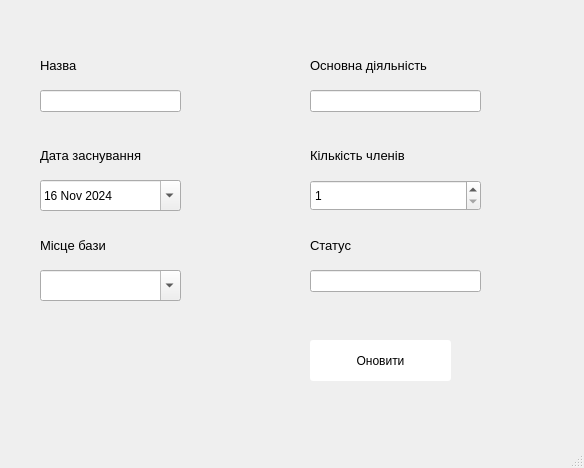
<?xml version="1.0" encoding="UTF-8"?>
<ui version="4.0">
 <class>MainWindow</class>
 <widget class="QMainWindow" name="MainWindow">
  <property name="geometry">
   <rect>
    <x>0</x>
    <y>0</y>
    <width>584</width>
    <height>468</height>
   </rect>
  </property>
  <property name="windowTitle">
   <string>Редагування угруповування</string>
  </property>
  <widget class="QWidget" name="centralwidget">
   <widget class="QLabel" name="label_8">
    <property name="geometry">
     <rect>
      <x>40</x>
      <y>140</y>
      <width>151</width>
      <height>31</height>
     </rect>
    </property>
    <property name="font">
     <font>
      <pointsize>10</pointsize>
     </font>
    </property>
    <property name="text">
     <string>Дата заснування</string>
    </property>
   </widget>
   <widget class="QLabel" name="label_2">
    <property name="geometry">
     <rect>
      <x>40</x>
      <y>50</y>
      <width>111</width>
      <height>31</height>
     </rect>
    </property>
    <property name="font">
     <font>
      <pointsize>10</pointsize>
     </font>
    </property>
    <property name="text">
     <string>Назва</string>
    </property>
   </widget>
   <widget class="QLabel" name="label_10">
    <property name="geometry">
     <rect>
      <x>310</x>
      <y>140</y>
      <width>151</width>
      <height>31</height>
     </rect>
    </property>
    <property name="font">
     <font>
      <pointsize>10</pointsize>
     </font>
    </property>
    <property name="text">
     <string>Кількість членів</string>
    </property>
   </widget>
   <widget class="QLabel" name="label_11">
    <property name="geometry">
     <rect>
      <x>310</x>
      <y>50</y>
      <width>171</width>
      <height>31</height>
     </rect>
    </property>
    <property name="font">
     <font>
      <pointsize>10</pointsize>
     </font>
    </property>
    <property name="text">
     <string>Основна діяльність</string>
    </property>
   </widget>
   <widget class="QLabel" name="label_34">
    <property name="geometry">
     <rect>
      <x>310</x>
      <y>230</y>
      <width>151</width>
      <height>31</height>
     </rect>
    </property>
    <property name="font">
     <font>
      <pointsize>10</pointsize>
     </font>
    </property>
    <property name="text">
     <string>Статус</string>
    </property>
   </widget>
   <widget class="QDateEdit" name="dateEdit">
    <property name="geometry">
     <rect>
      <x>40</x>
      <y>180</y>
      <width>141</width>
      <height>31</height>
     </rect>
    </property>
    <property name="inputMethodHints">
     <set>Qt::ImhDate|Qt::ImhPreferNumbers</set>
    </property>
    <property name="calendarPopup">
     <bool>true</bool>
    </property>
    <property name="date">
     <date>
      <year>2024</year>
      <month>11</month>
      <day>16</day>
     </date>
    </property>
   </widget>
   <widget class="QPushButton" name="pushButton_2">
    <property name="geometry">
     <rect>
      <x>310</x>
      <y>340</y>
      <width>141</width>
      <height>41</height>
     </rect>
    </property>
    <property name="styleSheet">
     <string notr="true">background-color: rgb(255, 255, 255);
border-radius: 3px;</string>
    </property>
    <property name="text">
     <string>Оновити</string>
    </property>
   </widget>
   <widget class="QLabel" name="label_9">
    <property name="geometry">
     <rect>
      <x>40</x>
      <y>230</y>
      <width>151</width>
      <height>31</height>
     </rect>
    </property>
    <property name="font">
     <font>
      <pointsize>10</pointsize>
     </font>
    </property>
    <property name="text">
     <string>Місце бази</string>
    </property>
   </widget>
   <widget class="QLineEdit" name="lineEdit">
    <property name="geometry">
     <rect>
      <x>40</x>
      <y>90</y>
      <width>141</width>
      <height>22</height>
     </rect>
    </property>
   </widget>
   <widget class="QLineEdit" name="lineEdit_2">
    <property name="geometry">
     <rect>
      <x>310</x>
      <y>90</y>
      <width>171</width>
      <height>22</height>
     </rect>
    </property>
   </widget>
   <widget class="QLineEdit" name="lineEdit_3">
    <property name="geometry">
     <rect>
      <x>310</x>
      <y>270</y>
      <width>171</width>
      <height>22</height>
     </rect>
    </property>
   </widget>
   <widget class="QSpinBox" name="spinBox">
    <property name="geometry">
     <rect>
      <x>310</x>
      <y>180</y>
      <width>171</width>
      <height>31</height>
     </rect>
    </property>
    <property name="minimum">
     <number>1</number>
    </property>
   </widget>
   <widget class="QComboBox" name="comboBox">
    <property name="geometry">
     <rect>
      <x>40</x>
      <y>270</y>
      <width>141</width>
      <height>31</height>
     </rect>
    </property>
    <property name="editable">
     <bool>true</bool>
    </property>
   </widget>
  </widget>
  <widget class="QMenuBar" name="menubar">
   <property name="geometry">
    <rect>
     <x>0</x>
     <y>0</y>
     <width>584</width>
     <height>26</height>
    </rect>
   </property>
  </widget>
  <widget class="QStatusBar" name="statusbar"/>
 </widget>
 <resources/>
 <connections/>
</ui>
